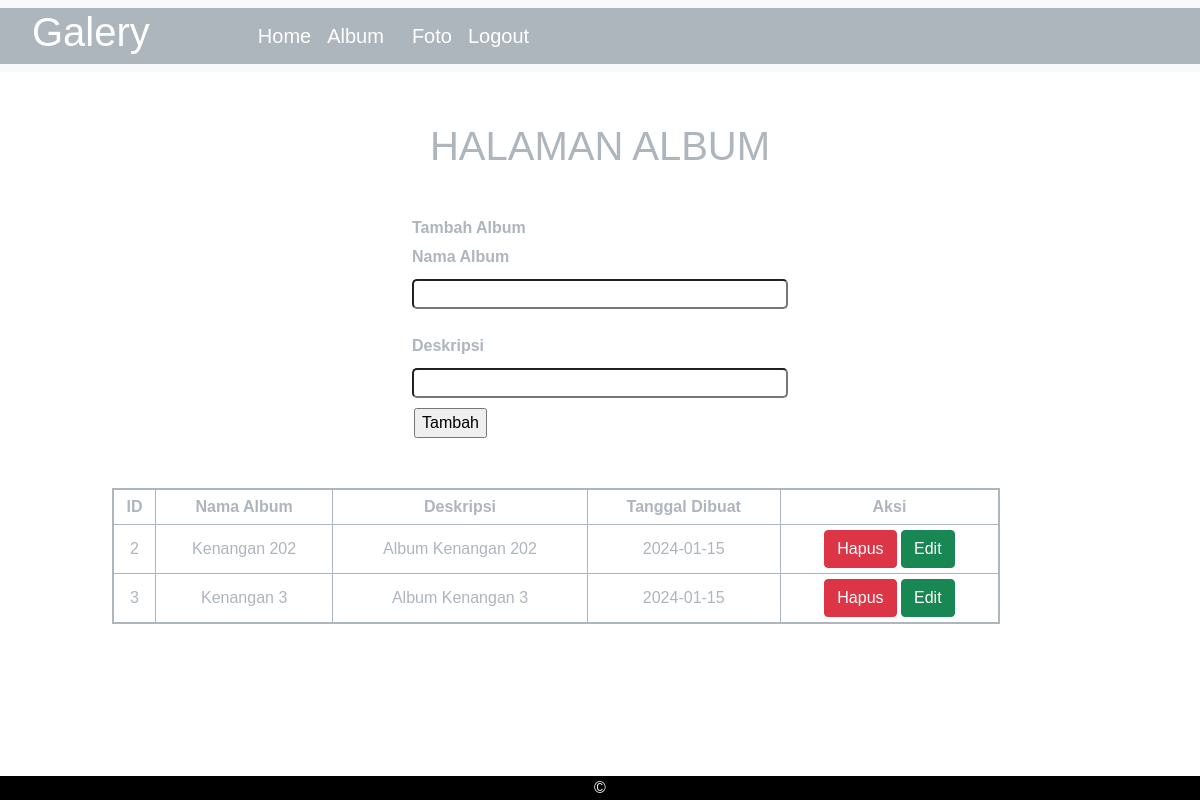
Screenshot of /album.php (signed in) with the database file from the repository.
### tables this page shows
CREATE TABLE `album` (
  `albumid` int(11) NOT NULL,
  `namaalbum` varchar(255) NOT NULL,
  `deskripsi` text NOT NULL,
  `tanggaldibuat` date NOT NULL,
  `userid` int(11) NOT NULL
);

### album.php (the view, shortened to what this page needs)
<!DOCTYPE html>
<html lang="en">
<head>
    <link href="https://cdn.jsdelivr.net/npm/bootstrap@5.0.2/dist/css/bootstrap.min.css" rel="stylesheet">
</head>
<body>
<nav class="navbar navbar-expand-lg navbar-light bg-light" >
  <div class="container-fluid" style="background-color: #adb5bd;">
    <h1 style="color: white; padding-left: 20px; padding-right: 100px; ">Galery</h1>
    <div class="collapse navbar-collapse" id="navbarSupportedContent">
      <ul class="navbar-nav me-auto mb-2 mb-lg-0 navbar-light bg-ligh">
        <li class="nav-item">
          <a class="nav-link active" aria-current="page" href="home.php" style="color: white; font-size: 20px;">Home</a>
        </li>
        <li class="nav-item">
          <a class="nav-link" href="album.php" style="color: white; font-size: 20px;padding-right:20px">Album</a>
        </li>
        <li class="nav-item">
          <a class="nav-link" href="foto.php" style="color: white; font-size: 20px;">Foto</a>
        </li>
        <li class="nav-item">
          <a class="nav-link" href="logout.php" style="color: white; font-size: 20px;">Logout</a>
        </li>
      </ul>
    </div>
  </div>
</nav>
<div class="container" style="margin: 0 auto; width: 400px;">
        <form action="tambah_album.php" method="post">
            <h1 style="padding-top: 50px; text-align: center; color: #adb5bd;">HALAMAN ALBUM</h1>
            <h6 style="color: white; font-weight: bold; text-align: left; padding-top: 40px; color:#adb5bd;">Tambah Album</h6>
            <label for="namaalbum" style=" color:  #adb5bd; font-weight: bold; text-align: center; padding-top: -30px; padding-bottom: 10px;">Nama Album</label>
            <input type="text" name="namaalbum" id="namaalbum" style="border-radius: 5px; width: 100%;">
            <label for="deskripsi" style=" color:  #adb5bd; font-weight: bold; text-align: center; padding-top: 25px; padding-bottom: 10px;">Deskripsi</label>
            <input type="text" name="deskripsi" id="deskripsi" style="border-radius: 5px; width: 100%;">
            <div class="container" style="padding-top: 10px; padding-bottom: 50px; margin-left: -10px;">
                <input type="submit" value="Tambah">
            </div>
        </form>
    </div>
        <div class="container" style="margin: 0 auto; width: 1000px; padding-right: 100px;">
        <table class="table-bordered" border="1" cellpadding="5" cellspacing="0" style="width: 100%; margin-right: 100px; border: 2px solid #adb5bd;">
          <tr>
            <th style="text-align: center; background-color: white; color: #adb5bd;">ID</th>
            <th style="text-align: center; background-color: white; color: #adb5bd;">Nama Album</th>
            <th style="text-align: center; background-color: white; color: #adb5bd;">Deskripsi</th>
            <th style="text-align: center; background-color: white; color: #adb5bd;">Tanggal Dibuat</th>
            <th style="text-align: center; background-color: white; color: #adb5bd;">Aksi</th>
          </tr>
        <?php
            include "koneksi.php";
            $userid = $_SESSION['userid'];
            $sql = mysqli_query($conn,"select * from album where userid='$userid'");
            while($data = mysqli_fetch_array($sql)) {
        ?>
        <tr>
            <td style="text-align: center; background-color: white; color: #adb5bd;"><?= $data['albumid'] ?></td>
            <td style="text-align: center; background-color: white; color: #adb5bd;"><?= $data['namaalbum'] ?></td>
            <td style="text-align: center; background-color: white; color: #adb5bd;"><?= $data['deskripsi'] ?></td>
            <td style="text-align: center; background-color: white; color: #adb5bd;"><?= $data['tanggaldibuat'] ?></td>
            <td style="text-align: center; background-color: white; color: #adb5bd;">
            <button type="button" class="btn btn-danger"><a href="hapus_album.php?albumid=<?= $data['albumid'] ?>" style="color: white; text-decoration: none;">Hapus</a></button>
            <button type="button" class="btn btn-success"><a href="edit_album.php?albumid=<?= $data['albumid'] ?>" style="color: white; text-decoration: none;">Edit</a></button>
            </td>
        </tr>
        <?php
            }
        ?>
        </table>
        </div>
    <div class="container-fluid fixed-bottom" style="background-color: black; text-align: center; color: white;"> &copy; </div>
</body>
</html>

### album.php (style rules this page uses)
body { color: #adb5bd; background-color: white; font-family: arial; }

### rows the page displays
album: albumid "2", namaalbum "Kenangan 202", deskripsi "Album Kenangan 202", tanggaldibuat "2024-01-15"
album: albumid "3", namaalbum "Kenangan 3", deskripsi "Album Kenangan 3", tanggaldibuat "2024-01-15"
